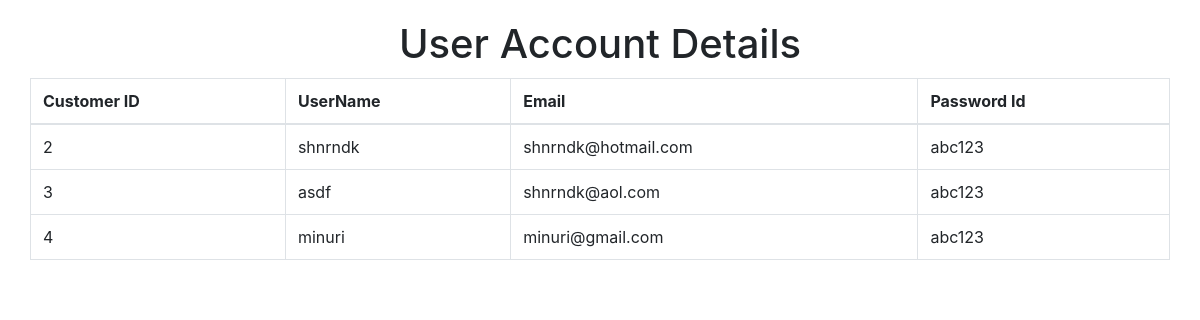
Screenshot of /index.php/dashboard/viewcustomers with the database file from the repository.
### tables this page shows
CREATE TABLE `register` (
  `customer_id` int(11) NOT NULL,
  `username` varchar(30) NOT NULL,
  `email` varchar(30) NOT NULL,
  `password` varchar(30) NOT NULL
);

### application/controllers/Dashboard.php (called while the page is built, shortened)
<?php
class Dashboard extends CI_Controller {
	public function viewcustomers()
	{
		$this->load->model('Dashboardmodel');
		$data['customerdetails'] = $this->Dashboardmodel->getcustomerdetails();
		$this->load->view('customerdetails',$data);
	}
}

### index.php (called while the page is built, shortened)
<?php
require_once BASEPATH.'core/CodeIgniter.php';

### application/models/Dashboardmodel.php (called while the page is built, shortened)
<?php
class Dashboardmodel extends CI_Model {
        public function getcustomerdetails()
        {
                return  $this->db->query('SELECT * FROM register WHERE customer_id!=1')->result_array();
        }
}

### application/views/customerdetails.php (the view, shortened to what this page needs)
<link rel="stylesheet" href="https://stackpath.bootstrapcdn.com/bootstrap/4.3.1/css/bootstrap.min.css">
<h1 style="text-align: center; margin-top: 20px"> User Account Details </h1>
<table class="table table-hover table-bordered container" style="margin-top: 10px">
<thead>
  <tr>
    <th scope="col">Customer ID</th>
    <th scope="col">UserName</th>
    <th scope="col">Email</th>
    <th scope="col">Password Id</th>
  </tr>
</thead>
<tbody>
<?php
    foreach ($customerdetails as $key => $value){
        echo '<tr><td>'.$value['customer_id'].'</td>
        <td>'.$value['username'].'</td>
        <td>'.$value['email'].'</td>
        <td>'.$value['password'].'</td>';
    }
?>
  </tbody>
</table>

### rows the page displays
register: customer_id "2", username "shnrndk", email "shnrndk@hotmail.com", password "abc123"
register: customer_id "3", username "asdf", email "shnrndk@aol.com", password "abc123"
register: customer_id "4", username "minuri", email "minuri@gmail.com", password "abc123"
